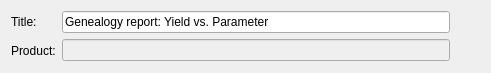
          <widget class="QWidget" name="layout34">
           <property name="geometry">
            <rect>
             <x>10</x>
             <y>40</y>
             <width>491</width>
             <height>59</height>
            </rect>
           </property>
           <layout class="QGridLayout" name="gridLayout_10">
            <item row="1" column="0">
             <widget class="QLabel" name="labelSQL_Genealogy_YieldVsParameter_Product">
              <property name="text">
               <string>Product:</string>
              </property>
              <property name="wordWrap">
               <bool>false</bool>
              </property>
             </widget>
            </item>
            <item row="1" column="2">
             <widget class="QToolButton" name="buttonSQL_Genealogy_YieldVsParameter_PickProduct">
              <property name="palette">
               <palette>
                <active>
                 <colorrole role="WindowText">
                  <brush brushstyle="SolidPattern">
                   <color alpha="255">
                    <red>0</red>
                    <green>64</green>
                    <blue>128</blue>
                   </color>
                  </brush>
                 </colorrole>
                 <colorrole role="Button">
                  <brush brushstyle="SolidPattern">
                   <color alpha="255">
                    <red>255</red>
                    <green>255</green>
                    <blue>204</blue>
                   </color>
                  </brush>
                 </colorrole>
                 <colorrole role="Light">
                  <brush brushstyle="SolidPattern">
                   <color alpha="255">
                    <red>255</red>
                    <green>255</green>
                    <blue>255</blue>
                   </color>
                  </brush>
                 </colorrole>
                 <colorrole role="Midlight">
                  <brush brushstyle="SolidPattern">
                   <color alpha="255">
                    <red>237</red>
                    <green>228</green>
                    <blue>219</blue>
                   </color>
                  </brush>
                 </colorrole>
                 <colorrole role="Dark">
                  <brush brushstyle="SolidPattern">
                   <color alpha="255">
                    <red>128</red>
                    <green>128</green>
                    <blue>128</blue>
                   </color>
                  </brush>
                 </colorrole>
                 <colorrole role="Mid">
                  <brush brushstyle="SolidPattern">
                   <color alpha="255">
                    <red>144</red>
                    <green>139</green>
                    <blue>133</blue>
                   </color>
                  </brush>
                 </colorrole>
                 <colorrole role="Text">
                  <brush brushstyle="SolidPattern">
                   <color alpha="255">
                    <red>0</red>
                    <green>0</green>
                    <blue>0</blue>
                   </color>
                  </brush>
                 </colorrole>
                 <colorrole role="BrightText">
                  <brush brushstyle="SolidPattern">
                   <color alpha="255">
                    <red>255</red>
                    <green>255</green>
                    <blue>255</blue>
                   </color>
                  </brush>
                 </colorrole>
                 <colorrole role="ButtonText">
                  <brush brushstyle="SolidPattern">
                   <color alpha="255">
                    <red>0</red>
                    <green>0</green>
                    <blue>0</blue>
                   </color>
                  </brush>
                 </colorrole>
                 <colorrole role="Base">
                  <brush brushstyle="SolidPattern">
                   <color alpha="255">
                    <red>255</red>
                    <green>255</green>
                    <blue>255</blue>
                   </color>
                  </brush>
                 </colorrole>
                 <colorrole role="Window">
                  <brush brushstyle="SolidPattern">
                   <color alpha="255">
                    <red>255</red>
                    <green>255</green>
                    <blue>204</blue>
                   </color>
                  </brush>
                 </colorrole>
                 <colorrole role="Shadow">
                  <brush brushstyle="SolidPattern">
                   <color alpha="255">
                    <red>64</red>
                    <green>64</green>
                    <blue>64</blue>
                   </color>
                  </brush>
                 </colorrole>
                 <colorrole role="Highlight">
                  <brush brushstyle="SolidPattern">
                   <color alpha="255">
                    <red>0</red>
                    <green>36</green>
                    <blue>104</blue>
                   </color>
                  </brush>
                 </colorrole>
                 <colorrole role="HighlightedText">
                  <brush brushstyle="SolidPattern">
                   <color alpha="255">
                    <red>255</red>
                    <green>255</green>
                    <blue>255</blue>
                   </color>
                  </brush>
                 </colorrole>
                 <colorrole role="Link">
                  <brush brushstyle="SolidPattern">
                   <color alpha="255">
                    <red>0</red>
                    <green>0</green>
                    <blue>255</blue>
                   </color>
                  </brush>
                 </colorrole>
                 <colorrole role="LinkVisited">
                  <brush brushstyle="SolidPattern">
                   <color alpha="255">
                    <red>255</red>
                    <green>0</green>
                    <blue>255</blue>
                   </color>
                  </brush>
                 </colorrole>
                </active>
                <inactive>
                 <colorrole role="WindowText">
                  <brush brushstyle="SolidPattern">
                   <color alpha="255">
                    <red>0</red>
                    <green>64</green>
                    <blue>128</blue>
                   </color>
                  </brush>
                 </colorrole>
                 <colorrole role="Button">
                  <brush brushstyle="SolidPattern">
                   <color alpha="255">
                    <red>255</red>
                    <green>255</green>
                    <blue>204</blue>
                   </color>
                  </brush>
                 </colorrole>
                 <colorrole role="Light">
                  <brush brushstyle="SolidPattern">
                   <color alpha="255">
                    <red>255</red>
                    <green>255</green>
                    <blue>255</blue>
                   </color>
                  </brush>
                 </colorrole>
                 <colorrole role="Midlight">
                  <brush brushstyle="SolidPattern">
                   <color alpha="255">
                    <red>237</red>
                    <green>228</green>
                    <blue>219</blue>
                   </color>
                  </brush>
                 </colorrole>
                 <colorrole role="Dark">
                  <brush brushstyle="SolidPattern">
                   <color alpha="255">
                    <red>128</red>
                    <green>128</green>
                    <blue>128</blue>
                   </color>
                  </brush>
                 </colorrole>
                 <colorrole role="Mid">
                  <brush brushstyle="SolidPattern">
                   <color alpha="255">
                    <red>144</red>
                    <green>139</green>
                    <blue>133</blue>
                   </color>
                  </brush>
                 </colorrole>
                 <colorrole role="Text">
                  <brush brushstyle="SolidPattern">
                   <color alpha="255">
                    <red>0</red>
                    <green>0</green>
                    <blue>0</blue>
                   </color>
                  </brush>
                 </colorrole>
                 <colorrole role="BrightText">
                  <brush brushstyle="SolidPattern">
                   <color alpha="255">
                    <red>255</red>
                    <green>255</green>
                    <blue>255</blue>
                   </color>
                  </brush>
                 </colorrole>
                 <colorrole role="ButtonText">
                  <brush brushstyle="SolidPattern">
                   <color alpha="255">
                    <red>0</red>
                    <green>0</green>
                    <blue>0</blue>
                   </color>
                  </brush>
                 </colorrole>
                 <colorrole role="Base">
                  <brush brushstyle="SolidPattern">
                   <color alpha="255">
                    <red>255</red>
                    <green>255</green>
                    <blue>255</blue>
                   </color>
                  </brush>
                 </colorrole>
                 <colorrole role="Window">
                  <brush brushstyle="SolidPattern">
                   <color alpha="255">
                    <red>255</red>
                    <green>255</green>
                    <blue>204</blue>
                   </color>
                  </brush>
                 </colorrole>
                 <colorrole role="Shadow">
                  <brush brushstyle="SolidPattern">
                   <color alpha="255">
                    <red>64</red>
                    <green>64</green>
                    <blue>64</blue>
                   </color>
                  </brush>
                 </colorrole>
                 <colorrole role="Highlight">
                  <brush brushstyle="SolidPattern">
                   <color alpha="255">
                    <red>216</red>
                    <green>208</green>
                    <blue>200</blue>
                   </color>
                  </brush>
                 </colorrole>
                 <colorrole role="HighlightedText">
                  <brush brushstyle="SolidPattern">
                   <color alpha="255">
                    <red>0</red>
                    <green>0</green>
                    <blue>0</blue>
                   </color>
                  </brush>
                 </colorrole>
                 <colorrole role="Link">
                  <brush brushstyle="SolidPattern">
                   <color alpha="255">
                    <red>0</red>
                    <green>0</green>
                    <blue>255</blue>
                   </color>
                  </brush>
                 </colorrole>
                 <colorrole role="LinkVisited">
                  <brush brushstyle="SolidPattern">
                   <color alpha="255">
                    <red>255</red>
                    <green>0</green>
                    <blue>255</blue>
                   </color>
                  </brush>
                 </colorrole>
                </inactive>
                <disabled>
                 <colorrole role="WindowText">
                  <brush brushstyle="SolidPattern">
                   <color alpha="255">
                    <red>0</red>
                    <green>64</green>
                    <blue>128</blue>
                   </color>
                  </brush>
                 </colorrole>
                 <colorrole role="Button">
                  <brush brushstyle="SolidPattern">
                   <color alpha="255">
                    <red>255</red>
                    <green>255</green>
                    <blue>204</blue>
                   </color>
                  </brush>
                 </colorrole>
                 <colorrole role="Light">
                  <brush brushstyle="SolidPattern">
                   <color alpha="255">
                    <red>255</red>
                    <green>255</green>
                    <blue>255</blue>
                   </color>
                  </brush>
                 </colorrole>
                 <colorrole role="Midlight">
                  <brush brushstyle="SolidPattern">
                   <color alpha="255">
                    <red>235</red>
                    <green>231</green>
                    <blue>227</blue>
                   </color>
                  </brush>
                 </colorrole>
                 <colorrole role="Dark">
                  <brush brushstyle="SolidPattern">
                   <color alpha="255">
                    <red>128</red>
                    <green>128</green>
                    <blue>128</blue>
                   </color>
                  </brush>
                 </colorrole>
                 <colorrole role="Mid">
                  <brush brushstyle="SolidPattern">
                   <color alpha="255">
                    <red>144</red>
                    <green>139</green>
                    <blue>133</blue>
                   </color>
                  </brush>
                 </colorrole>
                 <colorrole role="Text">
                  <brush brushstyle="SolidPattern">
                   <color alpha="255">
                    <red>108</red>
                    <green>104</green>
                    <blue>100</blue>
                   </color>
                  </brush>
                 </colorrole>
                 <colorrole role="BrightText">
                  <brush brushstyle="SolidPattern">
                   <color alpha="255">
                    <red>255</red>
                    <green>255</green>
                    <blue>255</blue>
                   </color>
                  </brush>
                 </colorrole>
                 <colorrole role="ButtonText">
                  <brush brushstyle="SolidPattern">
                   <color alpha="255">
                    <red>108</red>
                    <green>104</green>
                    <blue>100</blue>
                   </color>
                  </brush>
                 </colorrole>
                 <colorrole role="Base">
                  <brush brushstyle="SolidPattern">
                   <color alpha="255">
                    <red>255</red>
                    <green>255</green>
                    <blue>255</blue>
                   </color>
                  </brush>
                 </colorrole>
                 <colorrole role="Window">
                  <brush brushstyle="SolidPattern">
                   <color alpha="255">
                    <red>255</red>
                    <green>255</green>
                    <blue>204</blue>
                   </color>
                  </brush>
                 </colorrole>
                 <colorrole role="Shadow">
                  <brush brushstyle="SolidPattern">
                   <color alpha="255">
                    <red>0</red>
                    <green>0</green>
                    <blue>0</blue>
                   </color>
                  </brush>
                 </colorrole>
                 <colorrole role="Highlight">
                  <brush brushstyle="SolidPattern">
                   <color alpha="255">
                    <red>0</red>
                    <green>36</green>
                    <blue>104</blue>
                   </color>
                  </brush>
                 </colorrole>
                 <colorrole role="HighlightedText">
                  <brush brushstyle="SolidPattern">
                   <color alpha="255">
                    <red>255</red>
                    <green>255</green>
                    <blue>255</blue>
                   </color>
                  </brush>
                 </colorrole>
                 <colorrole role="Link">
                  <brush brushstyle="SolidPattern">
                   <color alpha="255">
                    <red>0</red>
                    <green>0</green>
                    <blue>255</blue>
                   </color>
                  </brush>
                 </colorrole>
                 <colorrole role="LinkVisited">
                  <brush brushstyle="SolidPattern">
                   <color alpha="255">
                    <red>255</red>
                    <green>0</green>
                    <blue>255</blue>
                   </color>
                  </brush>
                 </colorrole>
                </disabled>
               </palette>
              </property>
              <property name="toolTip">
               <string>Pick specific bin values from list</string>
              </property>
              <property name="text">
               <string/>
              </property>
              <property name="icon">
               <iconset resource="gex.qrc">
                <normaloff>:/gex/icons/combo.png</normaloff>:/gex/icons/combo.png</iconset>
              </property>
              <property name="autoRaise">
               <bool>true</bool>
              </property>
             </widget>
            </item>
            <item row="0" column="0">
             <widget class="QLabel" name="labelSQL_Genealogy_YieldVsParameter_Title">
              <property name="text">
               <string>Title:</string>
              </property>
              <property name="wordWrap">
               <bool>false</bool>
              </property>
             </widget>
            </item>
            <item row="0" column="1">
             <widget class="QLineEdit" name="editSQL_Genealogy_YieldVsParameter_Title">
              <property name="text">
               <string>Genealogy report: Yield vs. Parameter</string>
              </property>
             </widget>
            </item>
            <item row="1" column="1">
             <widget class="QLineEdit" name="editSQL_Genealogy_YieldVsParameter_Product">
              <property name="enabled">
               <bool>false</bool>
              </property>
             </widget>
            </item>
           </layout>
          </widget>
